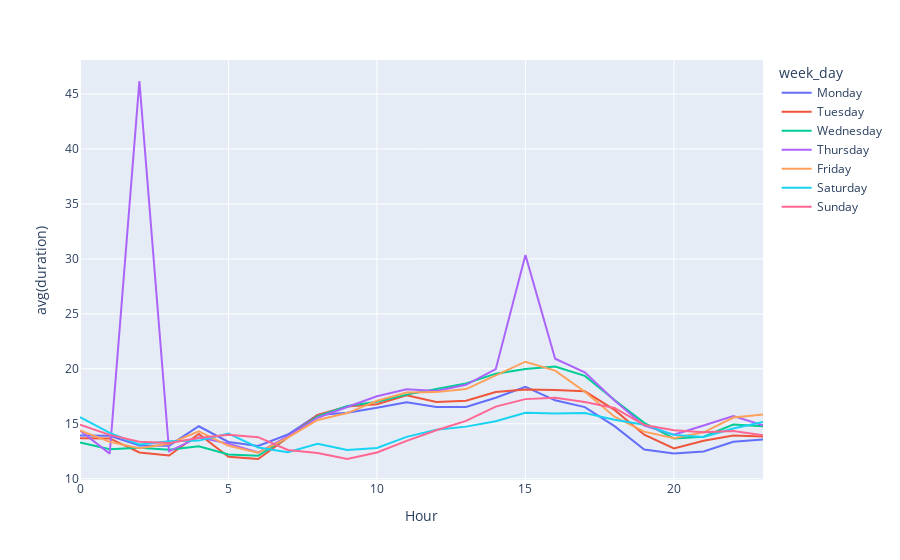

Notebook source saved alongside this figure:
### Code cell
fig = px.line(avg_trip_df, x='Hour', y='avg(duration)', color = "week_day")
fig.show()

### Figure 1 — Plotly figure (JSON) as saved in the notebook; plotly's stock layout.template omitted (floating-point values rounded to 4 significant figures)
{"data": [{"hovertemplate": "week_day=Monday<br>Hour=%{x}<br>avg(duration)=%{y}<extra></extra>", "legendgroup": "Monday", "line": {"color": "#636efa", "dash": "solid"}, "mode": "lines", "name": "Monday", "orientation": "v", "showlegend": true, "type": "scatter", "x": [0, 1, 2, 3, 4, 5, 6, 7, 8, 9, 10, 11, 12, 13, 14, 15, 16, 17, 18, 19, 20, 21, 22, 23], "xaxis": "x", "y": [13.93, 13.9, 13.04, 13.01, 14.78, 13.35, 12.99, 14.02, 15.79, 16.0, 16.46, 16.97, 16.52, 16.52, 17.37, 18.36, 17.13, 16.52, 14.79, 12.67, 12.3, 12.48, 13.37, 13.58], "yaxis": "y"}, {"hovertemplate": "week_day=Tuesday<br>Hour=%{x}<br>avg(duration)=%{y}<extra></extra>", "legendgroup": "Tuesday", "line": {"color": "#EF553B", "dash": "solid"}, "mode": "lines", "name": "Tuesday", "orientation": "v", "showlegend": true, "type": "scatter", "x": [0, 1, 2, 3, 4, 5, 6, 7, 8, 9, 10, 11, 12, 13, 14, 15, 16, 17, 18, 19, 20, 21, 22, 23], "xaxis": "x", "y": [13.67, 13.67, 12.4, 12.11, 14.07, 11.99, 11.8, 13.75, 15.8, 16.57, 16.78, 17.59, 16.98, 17.1, 17.89, 18.11, 18.07, 17.95, 16.27, 14.01, 12.76, 13.46, 13.94, 13.84], "yaxis": "y"}, {"hovertemplate": "week_day=Wednesday<br>Hour=%{x}<br>avg(duration)=%{y}<extra></extra>", "legendgroup": "Wednesday", "line": {"color": "#00cc96", "dash": "solid"}, "mode": "lines", "name": "Wednesday", "orientation": "v", "showlegend": true, "type": "scatter", "x": [0, 1, 2, 3, 4, 5, 6, 7, 8, 9, 10, 11, 12, 13, 14, 15, 16, 17, 18, 19, 20, 21, 22, 23], "xaxis": "x", "y": [13.31, 12.68, 12.82, 12.64, 12.96, 12.22, 12.1, 13.8, 15.67, 16.62, 17.0, 17.65, 18.16, 18.67, 19.56, 19.98, 20.21, 19.36, 17.17, 15.09, 13.66, 13.82, 14.94, 14.79], "yaxis": "y"}, {"hovertemplate": "week_day=Thursday<br>Hour=%{x}<br>avg(duration)=%{y}<extra></extra>", "legendgroup": "Thursday", "line": {"color": "#ab63fa", "dash": "solid"}, "mode": "lines", "name": "Thursday", "orientation": "v", "showlegend": true, "type": "scatter", "x": [0, 1, 2, 3, 4, 5, 6, 7, 8, 9, 10, 11, 12, 13, 14, 15, 16, 17, 18, 19, 20, 21, 22, 23], "xaxis": "x", "y": [14.39, 12.29, 46.18, 12.5, 13.78, 13.2, 12.39, 13.87, 15.55, 16.54, 17.5, 18.15, 17.99, 18.55, 19.97, 30.36, 20.92, 19.69, 17.12, 14.83, 14.0, 14.84, 15.7, 14.87], "yaxis": "y"}, {"hovertemplate": "week_day=Friday<br>Hour=%{x}<br>avg(duration)=%{y}<extra></extra>", "legendgroup": "Friday", "line": {"color": "#FFA15A", "dash": "solid"}, "mode": "lines", "name": "Friday", "orientation": "v", "showlegend": true, "type": "scatter", "x": [0, 1, 2, 3, 4, 5, 6, 7, 8, 9, 10, 11, 12, 13, 14, 15, 16, 17, 18, 19, 20, 21, 22, 23], "xaxis": "x", "y": [14.39, 13.36, 12.78, 13.19, 14.31, 13.0, 12.38, 13.74, 15.35, 15.98, 17.09, 17.84, 17.88, 18.16, 19.41, 20.65, 19.84, 17.92, 15.64, 14.28, 13.69, 14.22, 15.57, 15.84], "yaxis": "y"}, {"hovertemplate": "week_day=Saturday<br>Hour=%{x}<br>avg(duration)=%{y}<extra></extra>", "legendgroup": "Saturday", "line": {"color": "#19d3f3", "dash": "solid"}, "mode": "lines", "name": "Saturday", "orientation": "v", "showlegend": true, "type": "scatter", "x": [0, 1, 2, 3, 4, 5, 6, 7, 8, 9, 10, 11, 12, 13, 14, 15, 16, 17, 18, 19, 20, 21, 22, 23], "xaxis": "x", "y": [15.62, 14.18, 13.11, 13.41, 13.47, 14.11, 12.84, 12.42, 13.18, 12.61, 12.8, 13.81, 14.46, 14.74, 15.23, 16.01, 15.93, 15.98, 15.36, 14.92, 13.99, 13.79, 14.57, 15.16], "yaxis": "y"}, {"hovertemplate": "week_day=Sunday<br>Hour=%{x}<br>avg(duration)=%{y}<extra></extra>", "legendgroup": "Sunday", "line": {"color": "#FF6692", "dash": "solid"}, "mode": "lines", "name": "Sunday", "orientation": "v", "showlegend": true, "type": "scatter", "x": [0, 1, 2, 3, 4, 5, 6, 7, 8, 9, 10, 11, 12, 13, 14, 15, 16, 17, 18, 19, 20, 21, 22, 23], "xaxis": "x", "y": [14.92, 13.99, 13.36, 13.25, 13.71, 14.0, 13.79, 12.62, 12.34, 11.81, 12.39, 13.45, 14.41, 15.27, 16.56, 17.24, 17.37, 16.98, 16.44, 14.89, 14.41, 14.23, 14.35, 13.95], "yaxis": "y"}], "layout": {"legend": {"title": {"text": "week_day"}, "tracegroupgap": 0}, "margin": {"t": 60}, "xaxis": {"anchor": "y", "domain": [0, 1], "title": {"text": "Hour"}}, "yaxis": {"anchor": "x", "domain": [0, 1], "title": {"text": "avg(duration)"}}}}
